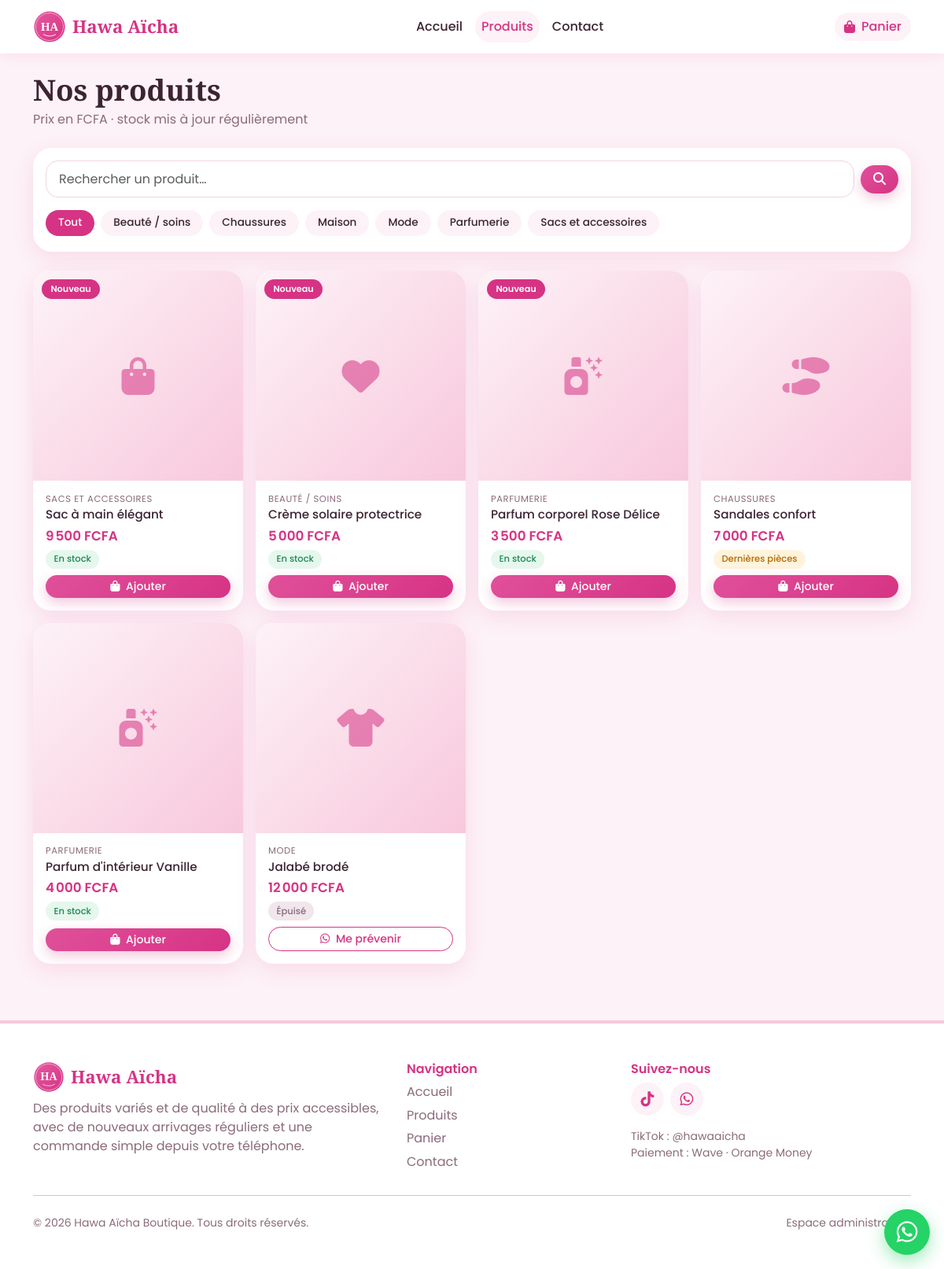
The app's page /produits.php, older data.
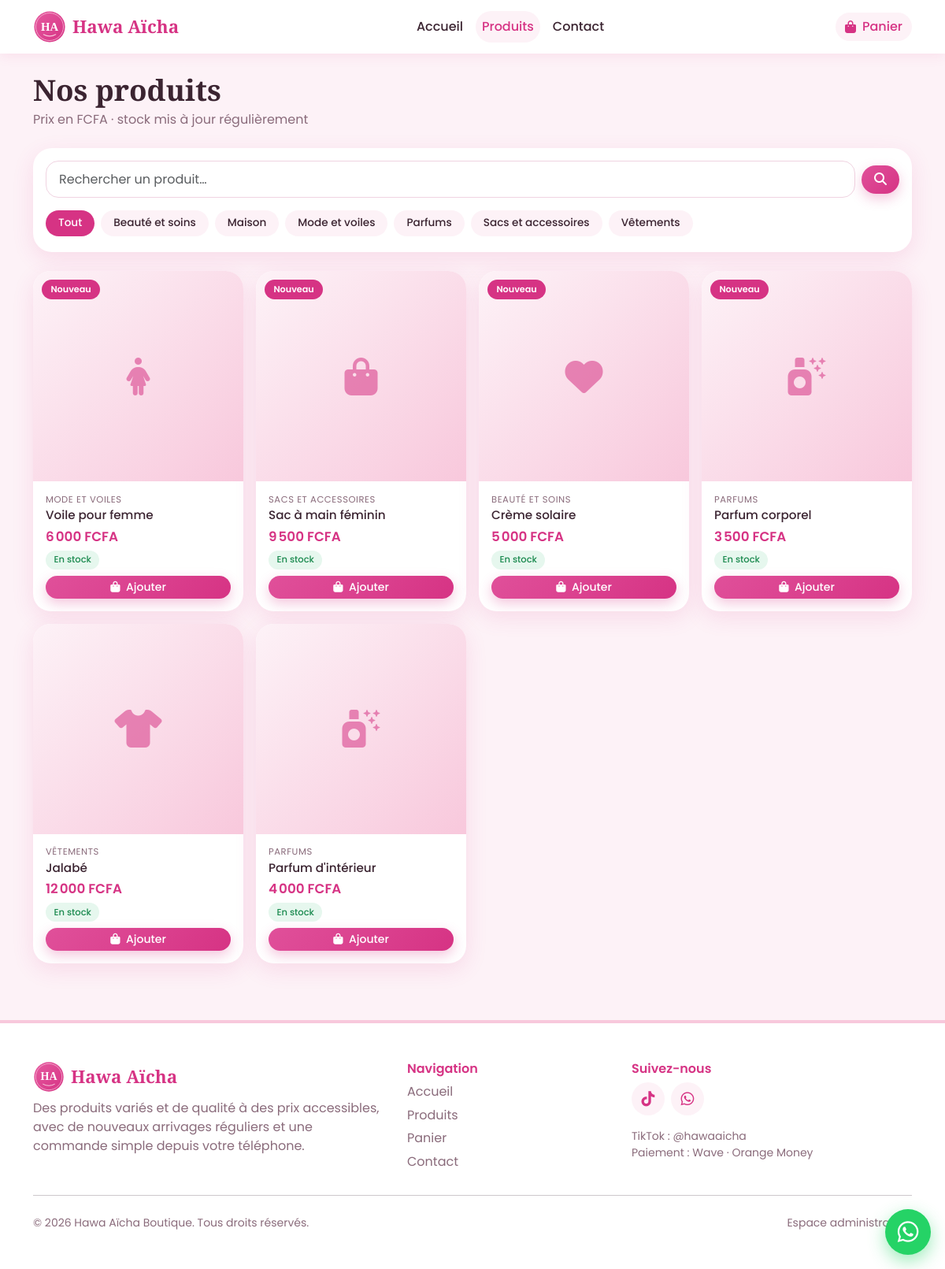
The same page, newer data.
### tables this page shows
CREATE TABLE IF NOT EXISTS categories (
  id INT AUTO_INCREMENT PRIMARY KEY,
  nom VARCHAR(100) NOT NULL,
  description TEXT NULL,
  icone VARCHAR(50) NOT NULL DEFAULT 'fa-gem',
  created_at TIMESTAMP NOT NULL DEFAULT CURRENT_TIMESTAMP
);

CREATE TABLE IF NOT EXISTS produits (
  id INT AUTO_INCREMENT PRIMARY KEY,
  categorie_id INT NULL,
  nom VARCHAR(150) NOT NULL,
  description TEXT NULL,
  prix INT NOT NULL DEFAULT 0,
  stock INT NOT NULL DEFAULT 0,
  image VARCHAR(120) NULL,
  nouveau TINYINT(1) NOT NULL DEFAULT 0,
  actif TINYINT(1) NOT NULL DEFAULT 1,
  created_at TIMESTAMP NOT NULL DEFAULT CURRENT_TIMESTAMP,
  date_modification TIMESTAMP NULL DEFAULT NULL ON UPDATE CURRENT_TIMESTAMP,
  INDEX idx_produits_actif (actif),
  CONSTRAINT fk_produit_categorie FOREIGN KEY (categorie_id) REFERENCES categories(id) ON DELETE SET NULL,
  CONSTRAINT chk_produits_stock CHECK (stock >= 0),
  CONSTRAINT chk_produits_prix CHECK (prix >= 0)
);

### includes/db.php (called while the page is built)
<?php
function db(): PDO
{
    static $pdo = null;
    if ($pdo === null) {
        $dsn = defined('DB_DSN')
            ? DB_DSN
            : sprintf('mysql:host=%s;dbname=%s;charset=utf8mb4', DB_HOST, DB_NAME);
        try {
            $pdo = new PDO($dsn, DB_USER, DB_PASS, [
                PDO::ATTR_ERRMODE            => PDO::ERRMODE_EXCEPTION,
                PDO::ATTR_DEFAULT_FETCH_MODE => PDO::FETCH_ASSOC,
                PDO::ATTR_EMULATE_PREPARES   => false,
            ]);
        } catch (PDOException $e) {
            http_response_code(500);
            exit('Connexion à la base de données impossible. Vérifiez le fichier config.php.');
        }
    }
    return $pdo;
}

### includes/functions.php (the view, shortened to what this page needs)
<?php
require_once __DIR__ . '/db.php';
function e($v): string
{
    return htmlspecialchars((string)$v, ENT_QUOTES, 'UTF-8');
}
function fcfa($n): string
{
    return number_format((int)$n, 0, ',', "\u{202F}") . ' FCFA';
}
function base_url(string $path = ''): string
{
    return BASE_URL . '/' . ltrim($path, '/');
}
function logo_url(): string
{
    return file_exists(__DIR__ . '/../assets/img/logo.png')
        ? base_url('assets/img/logo.png')
        : base_url('assets/img/logo.svg');
}
function wa_link(string $message = ''): string
{
    $url = 'https://wa.me/' . WHATSAPP_NUMBER;
    return $message !== '' ? $url . '?text=' . rawurlencode($message) : $url;
}
function get_categories(): array
{
    return db()->query('SELECT * FROM categories ORDER BY nom')->fetchAll();
}
function stock_info(int $stock): array
{
    if ($stock <= 0) {
        return ['Épuisé', 'soldout'];
    }
    if ($stock <= 3) {
        return ['Dernières pièces', 'low'];
    }
    return ['En stock', 'ok'];
}
function product_image(?string $img): ?string
{
    return $img ? base_url('uploads/' . rawurlencode($img)) : null;
}
function product_card(array $p): void
{
    [$label, $cls] = stock_info((int)$p['stock']);
    $img = product_image($p['image'] ?? null);
    $icone = $p['icone'] ?? 'fa-gem';
    ?>
    <div class="col-6 col-md-4 col-lg-3">
      <article class="product-card h-100">
        <a href="<?= e(base_url('produit.php?id=' . (int)$p['id'])) ?>" class="product-thumb">
          <?php if ($img): ?>
            <img src="<?= e($img) ?>" alt="<?= e($p['nom']) ?>" loading="lazy">
          <?php else: ?>
            <span class="thumb-placeholder"><i class="fa-solid <?= e($icone) ?>"></i></span>
          <?php endif; ?>
          <?php if (!empty($p['nouveau'])): ?><span class="ribbon">Nouveau</span><?php endif; ?>
        </a>
        <div class="product-body">
          <?php if (!empty($p['categorie'])): ?><div class="product-cat"><?= e($p['categorie']) ?></div><?php endif; ?>
          <h3 class="product-name"><a href="<?= e(base_url('produit.php?id=' . (int)$p['id'])) ?>"><?= e($p['nom']) ?></a></h3>
          <div class="product-price"><?= fcfa($p['prix']) ?></div>
          <span class="stock-badge stock-<?= e($cls) ?>"><?= e($label) ?></span>
          <?php if ((int)$p['stock'] > 0): ?>
            <form method="post" action="<?= e(base_url('panier.php')) ?>" class="mt-2">
              <button class="btn btn-rose btn-sm w-100"><i class="fa-solid fa-bag-shopping me-1"></i> Ajouter</button>
            </form>
          <?php else: ?>
            <a class="btn btn-outline-rose btn-sm w-100 mt-2"
               href="<?= e(wa_link('Bonjour, le produit « ' . $p['nom'] . ' » m\'intéresse. Sera-t-il bientôt disponible ?')) ?>"
               target="_blank" rel="noopener"><i class="fa-brands fa-whatsapp me-1"></i> Me prévenir</a>
          <?php endif; ?>
        </div>
      </article>
    </div>
    <?php
}

### includes/header.php (shortened to what this page needs)
<?php
require_once __DIR__ . '/functions.php';
$page  = $page  ?? '';
?><!DOCTYPE html>
<html lang="fr">
<head>
  <link href="https://cdn.jsdelivr.net/npm/bootstrap@5.3.3/dist/css/bootstrap.min.css" rel="stylesheet">
  <link href="https://cdnjs.cloudflare.com/ajax/libs/font-awesome/6.5.2/css/all.min.css" rel="stylesheet">
  <link href="<?= e(base_url('assets/css/style.css')) ?>" rel="stylesheet">
</head>
<body>
<nav class="navbar navbar-expand-md site-nav sticky-top">
  <div class="container">
    <a class="navbar-brand d-flex align-items-center gap-2" href="<?= e(base_url('index.php')) ?>">
      <img src="<?= e(logo_url()) ?>" alt="Logo <?= e(SITE_NAME) ?>" height="42">
      <span class="brand-text">Hawa Aïcha</span>
    </a>
    <div class="collapse navbar-collapse" id="menu">
      <ul class="navbar-nav mx-auto mb-2 mb-md-0 gap-md-2">
        <li class="nav-item"><a class="nav-link <?= $page === 'accueil' ? 'active' : '' ?>" href="<?= e(base_url('index.php')) ?>">Accueil</a></li>
        <li class="nav-item"><a class="nav-link <?= $page === 'produits' ? 'active' : '' ?>" href="<?= e(base_url('produits.php')) ?>">Produits</a></li>
        <li class="nav-item"><a class="nav-link <?= $page === 'contact' ? 'active' : '' ?>" href="<?= e(base_url('contact.php')) ?>">Contact</a></li>
      </ul>
      <a class="btn btn-cart position-relative d-none d-md-inline-flex align-items-center gap-2 <?= $page === 'panier' ? 'active' : '' ?>" href="<?= e(base_url('panier.php')) ?>">
        <i class="fa-solid fa-bag-shopping"></i> Panier
      </a>
    </div>
  </div>
</nav>
<main class="container py-4">

### produits.php (shortened to what this page needs)
<?php
$page = 'produits';
require __DIR__ . '/includes/header.php';
$categories = get_categories();
$catId = isset($_GET['cat']) ? (int)$_GET['cat'] : 0;
$q = trim($_GET['q'] ?? '');
$sql = "SELECT p.*, c.nom AS categorie, c.icone
          FROM produits p LEFT JOIN categories c ON c.id = p.categorie_id
         WHERE p.actif = 1";
$params = [];
$sql .= ' ORDER BY (p.stock > 0) DESC, p.nouveau DESC, p.id DESC';
$st = db()->prepare($sql);
$st->execute($params);
$produits = $st->fetchAll();
?>
<h1 class="page-title mb-1">Nos produits</h1>
<p class="text-muted mb-4">Prix en FCFA · stock mis à jour régulièrement</p>
<div class="filter-bar mb-4">
  <form method="get" class="row g-2 align-items-center mb-3">
    <div class="col">
      <input type="search" name="q" value="<?= e($q) ?>" class="form-control" placeholder="Rechercher un produit…">
    </div>
    <div class="col-auto"><button class="btn btn-rose px-3" aria-label="Rechercher"><i class="fa-solid fa-magnifying-glass"></i></button></div>
  </form>
  <div class="chips">
    <a class="chip <?= $catId === 0 ? 'active' : '' ?>" href="<?= e(base_url('produits.php' . ($q !== '' ? '?q=' . rawurlencode($q) : ''))) ?>">Tout</a>
    <?php foreach ($categories as $c): ?>
      <a class="chip <?= $catId === (int)$c['id'] ? 'active' : '' ?>"
         href="<?= e(base_url('produits.php?cat=' . (int)$c['id'] . ($q !== '' ? '&q=' . rawurlencode($q) : ''))) ?>"><?= e($c['nom']) ?></a>
    <?php endforeach; ?>
  </div>
</div>
<?php if ($produits): ?>
  <div class="row g-3">
    <?php foreach ($produits as $p) { product_card($p); } ?>
  </div>
<?php endif; ?>
<?php require __DIR__ . '/includes/footer.php'; ?>

### includes/footer.php (shortened to what this page needs)
</main>
<footer class="site-footer mt-5">
  <div class="container py-5">
    <div class="row g-4">
      <div class="col-md-5">
        <div class="d-flex align-items-center gap-2 mb-2">
          <img src="<?= e(logo_url()) ?>" alt="" height="40">
          <span class="brand-text">Hawa Aïcha</span>
        </div>
        <p class="mb-0 text-muted">Des produits variés et de qualité à des prix accessibles, avec de nouveaux arrivages réguliers et une commande simple depuis votre téléphone.</p>
      </div>
      <div class="col-6 col-md-3">
        <h6 class="footer-title">Navigation</h6>
        <ul class="list-unstyled mb-0">
          <li><a href="<?= e(base_url('index.php')) ?>">Accueil</a></li>
          <li><a href="<?= e(base_url('produits.php')) ?>">Produits</a></li>
          <li><a href="<?= e(base_url('panier.php')) ?>">Panier</a></li>
          <li><a href="<?= e(base_url('contact.php')) ?>">Contact</a></li>
        </ul>
      </div>
      <div class="col-6 col-md-4">
        <h6 class="footer-title">Suivez-nous</h6>
        <div class="d-flex gap-2 mb-3">
          <a class="social" href="<?= e(TIKTOK_URL) ?>" target="_blank" rel="noopener" aria-label="TikTok"><i class="fa-brands fa-tiktok"></i></a>
          <a class="social" href="<?= e(wa_link()) ?>" target="_blank" rel="noopener" aria-label="WhatsApp"><i class="fa-brands fa-whatsapp"></i></a>
        </div>
        <div class="small text-muted">TikTok : <?= e(TIKTOK_HANDLE) ?><br>Paiement : Wave · Orange Money</div>
      </div>
    </div>
    <hr class="my-4">
    <div class="small text-muted d-flex flex-wrap justify-content-between gap-2">
      <span>© <?= date('Y') ?> <?= e(SITE_NAME) ?>. Tous droits réservés.</span>
      <a href="<?= e(base_url('admin/login.php')) ?>" class="text-muted">Espace administrateur</a>
    </div>
  </div>
</footer>
<a class="wa-float" href="<?= e(wa_link('Bonjour Hawa Aïcha Boutique, j\'aimerais avoir des informations.')) ?>" target="_blank" rel="noopener" aria-label="Discuter sur WhatsApp">
  <i class="fa-brands fa-whatsapp"></i>
</a>
</body>
</html>

### assets/css/style.css (style rules this page uses)
:root { --rose: #d63384; --rose-dark: #b02a6b; --rose-soft: #f8c8dc; --rose-bg: #fdf2f7; --ink: #3b2431; --muted: #8a6b7b; --white: #fff; --shadow: 0 8px 28px rgba(214, 51, 132, .12); --shadow-hover: 0 14px 34px rgba(214, 51, 132, .22); --bs-primary: #d63384; --bs-link-color: #d63384; --bs-link-hover-color: #b02a6b; }
body { font-family: 'Poppins', system-ui, sans-serif; background: var(--rose-bg); color: var(--ink); -webkit-font-smoothing: antialiased; }
h1, h2, h3, h4, .brand-text, .section-title { font-family: 'Playfair Display', Georgia, serif; font-weight: 700; }
a { text-decoration: none; }
.text-muted { color: var(--muted) !important; }
.site-nav { background: rgba(255, 255, 255, .94); backdrop-filter: blur(8px); box-shadow: 0 2px 16px rgba(214, 51, 132, .1); }
.brand-text { color: var(--rose); font-size: 1.4rem; }
.site-nav .nav-link { color: var(--ink); font-weight: 500; padding: .5rem 1rem; border-radius: 50rem; }
.site-nav .nav-link:hover, .site-nav .nav-link.active { color: var(--rose); background: var(--rose-bg); }
.btn-cart { background: var(--rose-bg); color: var(--rose); border-radius: 50rem; font-weight: 500; border: 0; }
.btn-rose { background: linear-gradient(135deg, #e0509a, var(--rose)); color: #fff; border: 0; border-radius: 50rem; font-weight: 500; box-shadow: 0 6px 16px rgba(214, 51, 132, .28); transition: transform .15s, box-shadow .15s; }
.product-card { background: #fff; border-radius: 1.4rem; overflow: hidden; box-shadow: var(--shadow); transition: transform .2s, box-shadow .2s; display: flex; flex-direction: column; }
.product-thumb { position: relative; display: block; aspect-ratio: 1; background: linear-gradient(135deg, var(--rose-bg), var(--rose-soft)); overflow: hidden; }
.thumb-placeholder { position: absolute; inset: 0; display: grid; place-items: center; font-size: 3rem; color: rgba(214, 51, 132, .55); }
.ribbon { position: absolute; top: .7rem; left: .7rem; background: var(--rose); color: #fff; font-size: .7rem; font-weight: 600; padding: .25rem .7rem; border-radius: 50rem; }
.product-body { padding: .9rem 1rem 1rem; display: flex; flex-direction: column; flex: 1; }
.product-cat { font-size: .72rem; color: var(--muted); text-transform: uppercase; letter-spacing: .05em; }
.product-name { font-family: 'Poppins', sans-serif; font-weight: 500; font-size: .95rem; margin: .15rem 0 .35rem; }
.product-name a { color: var(--ink); }
.product-price { color: var(--rose); font-weight: 600; font-size: 1.05rem; }
.stock-badge { align-self: flex-start; font-size: .72rem; font-weight: 500; padding: .2rem .65rem; border-radius: 50rem; margin-top: .3rem; }
.stock-ok { background: #e6f7ee; color: #1b8a4f; }
.product-body form { margin-top: auto !important; padding-top: .5rem; }
.filter-bar { background: #fff; border-radius: 1.5rem; padding: 1rem; box-shadow: var(--shadow); }
.chip { display: inline-block; padding: .4rem 1rem; border-radius: 50rem; background: var(--rose-bg); color: var(--ink); font-size: .85rem; font-weight: 500; white-space: nowrap; }
.chip.active { background: var(--rose); color: #fff; }
.chips { display: flex; gap: .5rem; overflow-x: auto; padding-bottom: .25rem; scrollbar-width: none; }
.form-control, .form-select { border-radius: 1rem; border: 1.5px solid #f0d3e1; padding: .65rem 1rem; }
.site-footer { background: #fff; border-top: 4px solid var(--rose-soft); }
.site-footer a { color: var(--muted); }
.site-footer li { margin-bottom: .35rem; }
.footer-title { font-family: 'Poppins', sans-serif; font-weight: 600; color: var(--rose); }
.social { width: 42px; height: 42px; border-radius: 50%; background: var(--rose-bg); color: var(--rose) !important; display: grid; place-items: center; font-size: 1.2rem; }
.wa-float { position: fixed; right: 18px; bottom: 18px; z-index: 1030; width: 58px; height: 58px; border-radius: 50%; background: #25d366; color: #fff; display: grid; place-items: center; font-size: 1.9rem; box-shadow: 0 8px 22px rgba(37, 211, 102, .45); animation: pulse 2.4s infinite; }
.page-title { font-size: clamp(1.7rem, 4vw, 2.3rem); }
.btn-outline-rose { color: var(--rose); border: 1.5px solid var(--rose); border-radius: 50rem; font-weight: 500; background: #fff; }
.stock-low { background: #fff3dc; color: #b26a00; }
.stock-soldout { background: #f1e6ec; color: #8a6b7b; }

Row changes from the older to the newer data that the page shows:
changed categories: nom "Beauté / soins" → "Beauté et soins"
shown differently, row unchanged: categories "Maison": moves up the list
changed categories: nom "Chaussures" → "Mode et voiles"; icone "fa-shoe-prints" → "fa-person-dress" (drawn)
changed categories: nom "Parfumerie" → "Parfums"
changed categories: nom "Mode" → "Vêtements"; moves down the list
changed produits: categorie.nom "CHAUSSURES" → "MODE ET VOILES"; nom "Sandales confort" → "Voile pour femme"; prix "7 000 FCFA" → "6 000 FCFA"; label "Dernières pièces" → "En stock"; now shows "Nouveau"; moves up the list
changed produits "9 500 FCFA": nom "Sac à main élégant" → "Sac à main féminin"
changed produits "5 000 FCFA": categorie.nom "BEAUTÉ / SOINS" → "BEAUTÉ ET SOINS"; nom "Crème solaire protectrice" → "Crème solaire"
changed produits: categorie.nom "PARFUMERIE" → "PARFUMS"; nom "Parfum d'intérieur Vanille" → "Parfum corporel"; prix "4 000 FCFA" → "3 500 FCFA"; now shows "Nouveau"
changed produits "12 000 FCFA": categorie.nom "MODE" → "VÊTEMENTS"; nom "Jalabé brodé" → "Jalabé"; label "Épuisé" → "En stock"; stock "Me prévenir" → "Ajouter"
changed produits: categorie.nom "PARFUMERIE" → "PARFUMS"; nom "Parfum corporel Rose Délice" → "Parfum d'intérieur"; prix "3 500 FCFA" → "4 000 FCFA"; no longer shows "Nouveau"; moves down the list
